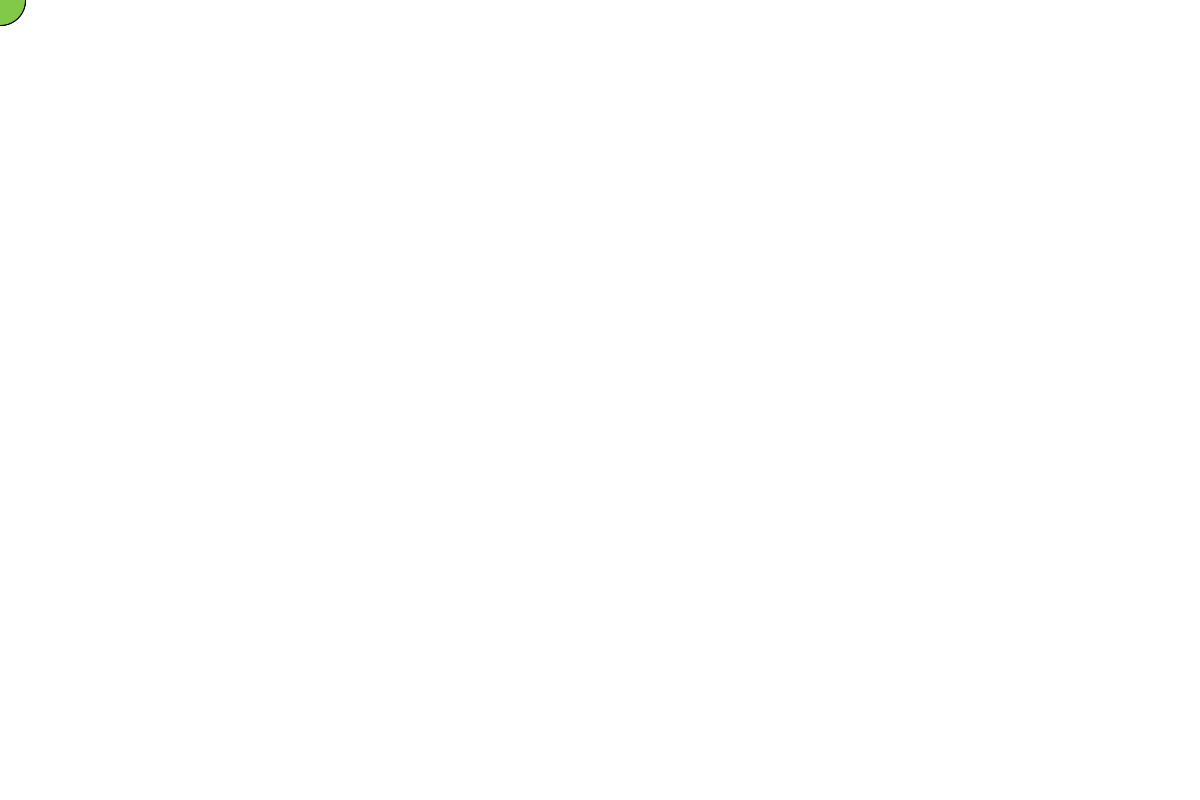
Frame 1 (no input)
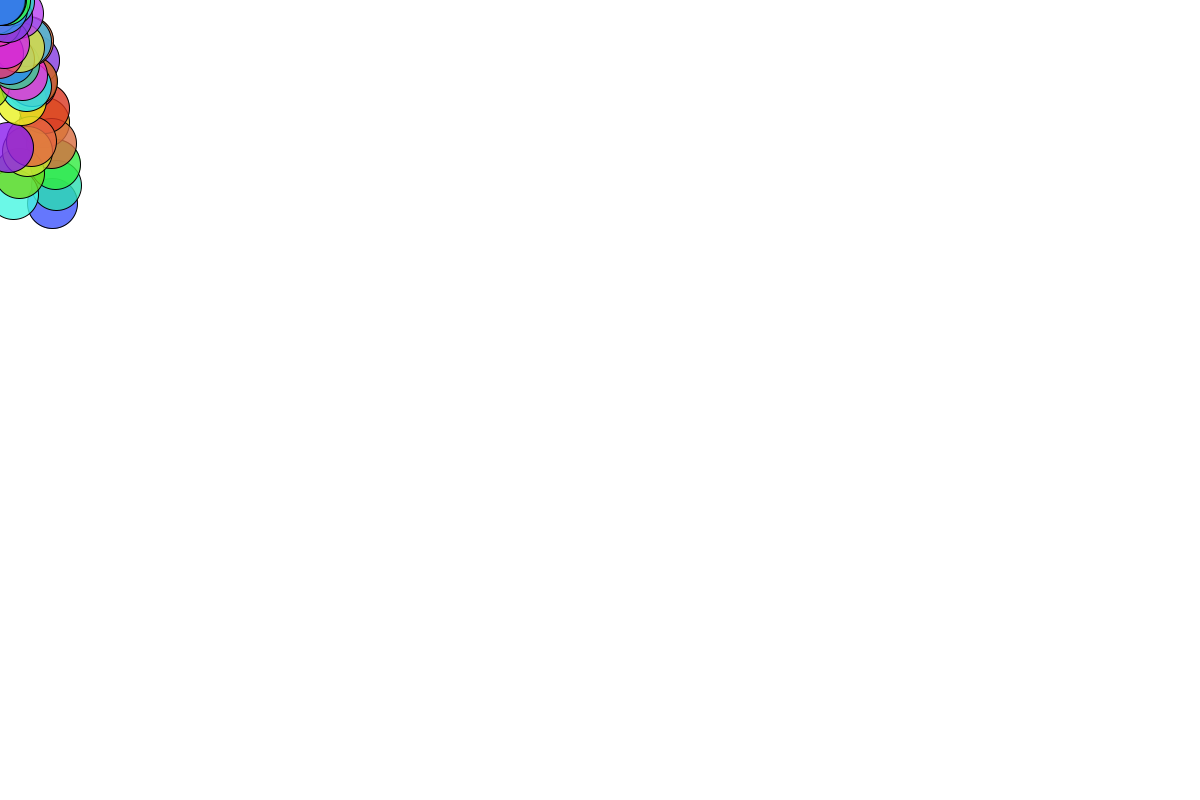
Frame 60 (the mouse pressed at the canvas centre just before this capture)
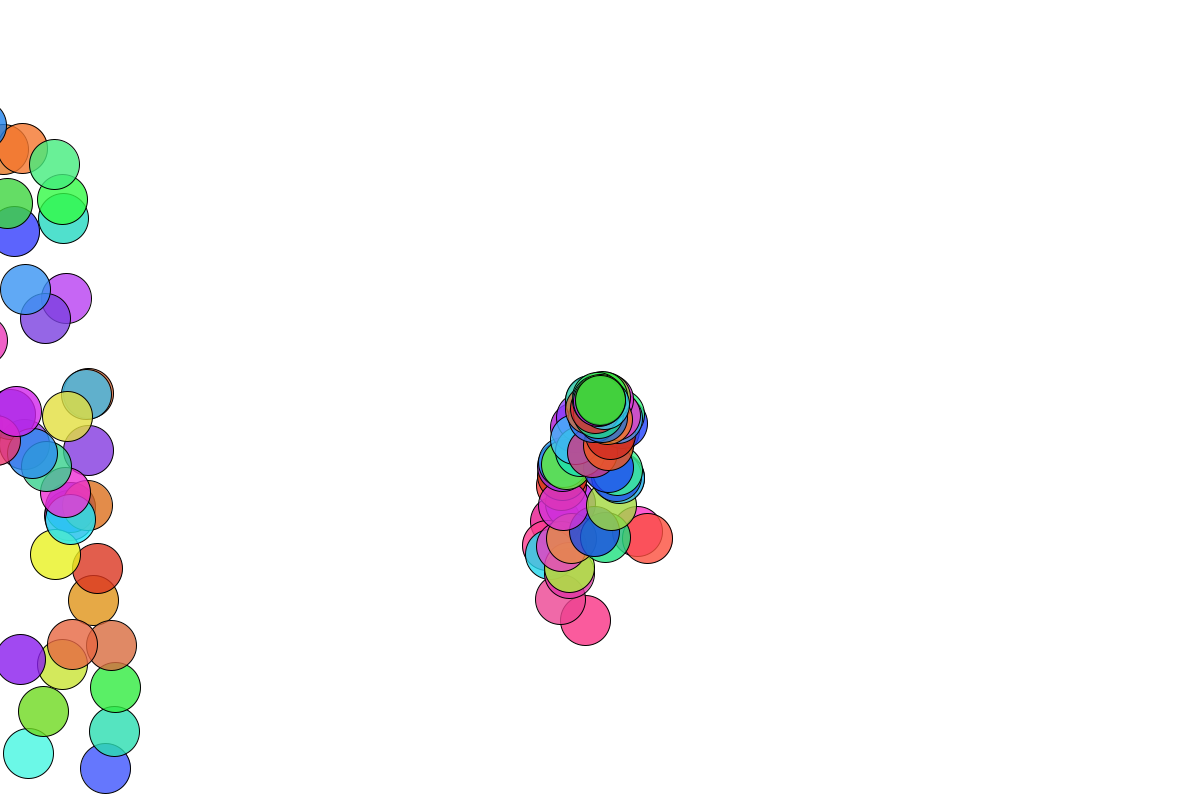
Frame 120 (the mouse held since frame 60 and released just before this capture)

The Processing sketch that drew these frames (run headless with seeded random() and noise(); from frame 60 on, the mouse is pressed at the canvas centre):

// Processing sketch: BasicParticleExample
// ── BasicParticleExample.pde
//Particle[] p = new Particle[200];
ArrayList<Particle> particles = new ArrayList<Particle>();    //declare and initialize the ArrayList
//particles.add()   adds whatever is in parentheses to the ArrayList
//particles.remove()      remove the specified object from the ArrayList


void setup() {
  size(1200, 800);
  colorMode(HSB, 360, 100, 100, 100);
  particles.add(new Particle(mouseX, mouseY));
}

void draw() {
  println(particles.size());
  background(0, 0, 100);
  particles.add(new Particle(mouseX, mouseY));

  for (int i = 0; i < particles.size(); i++) {
    //particles.get(0)   will get the particle at index 0 from the ArrayList
    //to use this Particle, we have to store it in another Particle object
    Particle p = particles.get(i);
    p.display();
    p.fall();
    if (p.isDead()) {
      p.rebirth(mouseX, mouseY);
    }
  }
}
class Particle {
  PVector loc, vel, acc;
  float hue, sat, bright, alpha;
  float diam;


  Particle(float x, float y) {
    loc = new PVector(x, y);
    vel = PVector.random2D();
    acc = new PVector(0, .1);
    hue = random(360);
    sat = random(70, 90);
    bright = random(80, 100);
    alpha = 80;
    diam = 50;
  }

  void display() {
    fill(hue, sat, bright, alpha);
    ellipse(loc.x, loc.y, diam, diam);
  }

  void fall() {
    vel.add(acc);
    loc.add(vel);
  }

  boolean isDead() {
    if (loc.y > height + diam/2) {
      return true;
    } else {
      return false;
    }
  }

  void rebirth(float x, float y) {
    loc.set(x, y);
    vel = PVector.random2D();
  }
}
